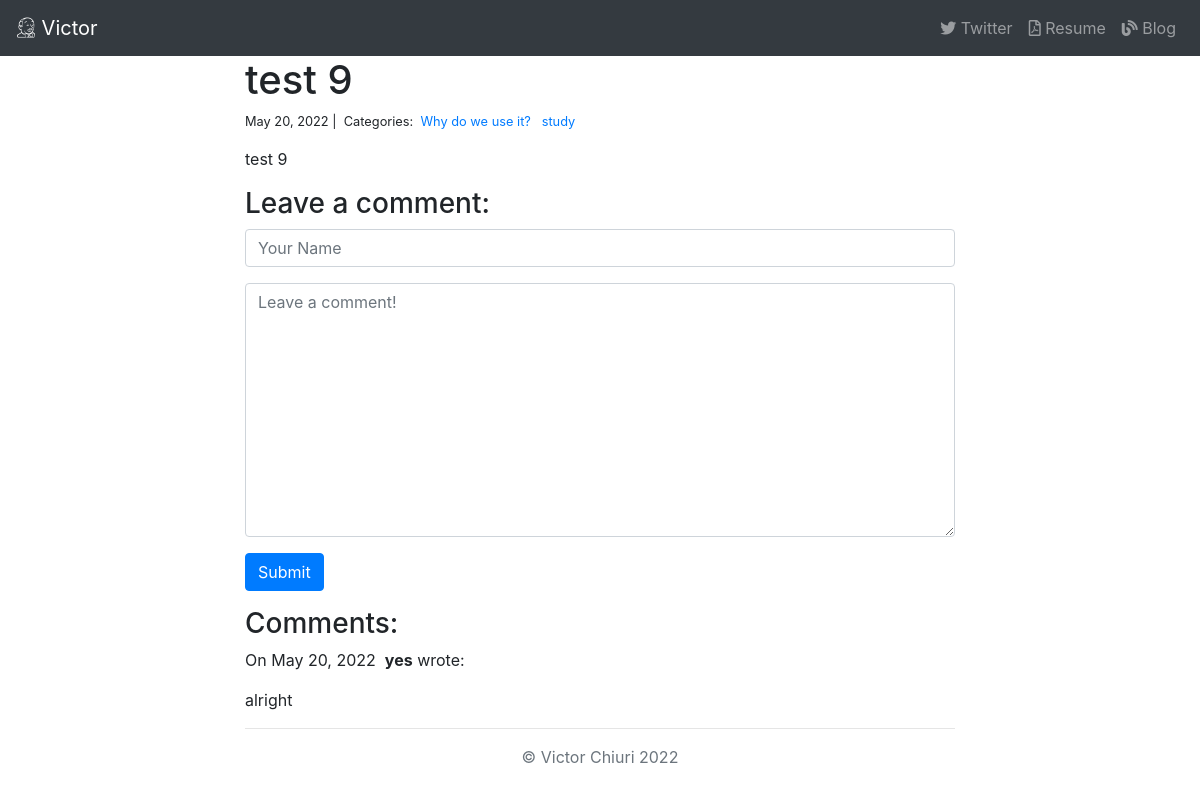
The app's page /blog/4/ with its own data.
### blog/models.py (models this page shows, shortened)
class Post(models.Model):
    title = models.CharField(max_length=255)
    body = models.TextField()
    created_on = models.DateTimeField(auto_now_add=True)
    last_modified = models.DateTimeField(auto_now=True)
    categories = models.ManyToManyField('Category', related_name='posts')

class Category(models.Model):
    name = models.CharField(max_length=20)

class Comment(models.Model):
    author = models.CharField(max_length=60)
    body = models.TextField()
    created_on = models.DateTimeField(auto_now_add=True)
    post = models.ForeignKey('Post', on_delete=models.CASCADE)

### blog/views.py (the view, shortened to what this page needs)
# urls.py: path("<int:pk>/", views.blog_detail, name="blog_detail"),
def blog_detail(request, pk):
    post = Post.objects.get(pk=pk)
    comments = Comment.objects.filter(post=post)
    form = CommentForm()
    context = {"post": post, "comments": comments, "form": form}
    return render(request, "blog_detail.html", context)

### blog/forms.py
class CommentForm(forms.Form):
    author = forms.CharField(
        max_length=60,
        widget=forms.TextInput(attrs={
            "class": "form-control",
            "placeholder": "Your Name"
        })
    )
    body = forms.CharField(widget=forms.Textarea(
        attrs={
            "class": "form-control",
            "placeholder": "Leave a comment!"
        })
    )

### blog/templates/blog_detail.html (shortened to what this page needs)
{% extends "base.html" %}
{% block page_content %}
<div class="col-md-8 offset-md-2">
    <h1>{{ post.title }}</h1>
    <small>
        {{ post.created_on.date }} |&nbsp;
        Categories:&nbsp;
        {% for category in post.categories.all %}
        <a href="{% url 'blog_category' category.name %}">
            {{ category.name }}
        </a>&nbsp;
        {% endfor %}
    </small>
    <p>{{ post.body | linebreaks }}</p>
    <h3>Leave a comment:</h3>
    <form action="/blog/{{ post.pk }}/" method="post">
        <div class="form-group">
            {{ form.author }}
        </div>
        <div class="form-group">
            {{ form.body }}
        </div>
        <button type="submit" class="btn btn-primary">Submit</button>
    </form>
    <h3>Comments:</h3>
    {% for comment in comments %}
    <p>
        On {{comment.created_on.date }}&nbsp;
        <b>{{ comment.author }}</b> wrote:
    </p>
    <p>{{ comment.body }}</p>
    <hr>
    {% endfor %}
</div>
{% endblock %}

### records on screen
Post: title "test 9", created_on "May 20, 2022", body "test 9"
Category: name "Why do we use it?"
Category: name "study"
Comment: created_on "May 20, 2022", author "yes", body "alright"
